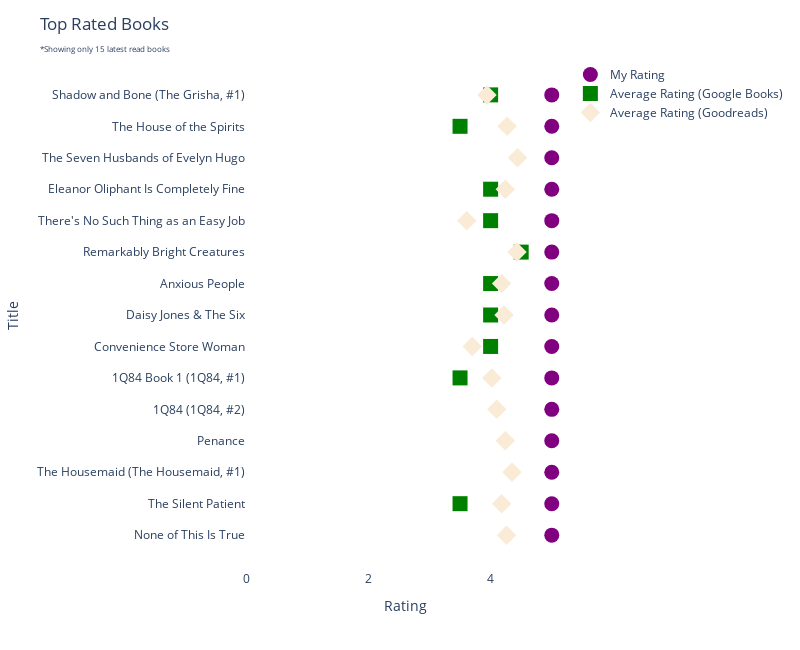
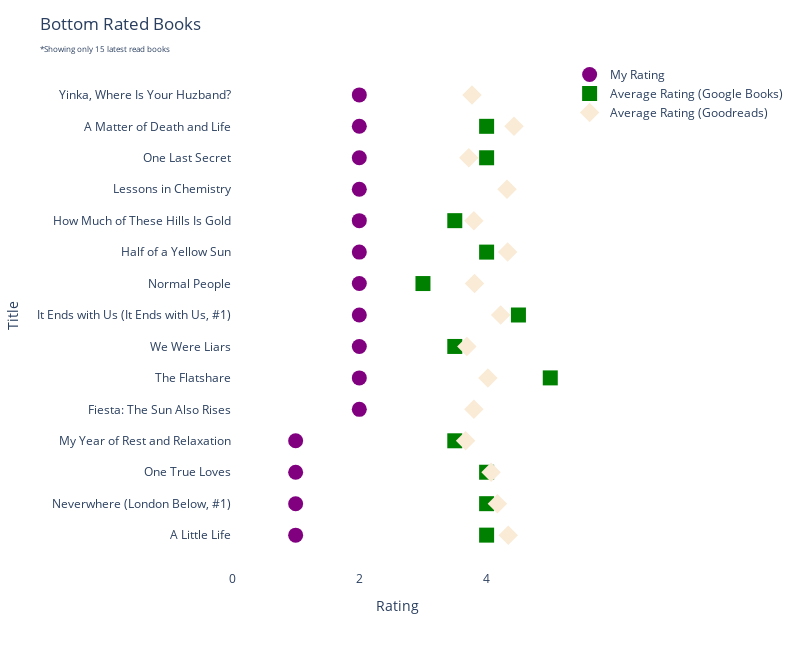

Source (notebook cell) for these figures, in order:
### Markdown cell above
## Rating visualised

### Code cell
from apps.viz import book_ratings
# Call the function for top-rated books
fig_top_rated = book_ratings(myreads, 'Top Rated Books', top_rated=True)

# Call the function for bottom-rated books
fig_bottom_rated = book_ratings(myreads, 'Bottom Rated Books', top_rated=False)

# Show both figures
fig_top_rated.show()
fig_bottom_rated.show()

### Figure 1 — Plotly figure (JSON) as saved in the notebook; plotly's stock layout.template omitted (floating-point values rounded to 4 significant figures)
{"data": [{"hovertemplate": "<extra></extra>", "legendgroup": "", "marker": {"color": "#636efa", "symbol": "circle"}, "mode": "markers", "name": "", "orientation": "v", "showlegend": false, "type": "scatter", "xaxis": "x", "yaxis": "y"}, {"marker": {"color": "purple", "size": 15, "symbol": "circle"}, "mode": "markers", "name": "My Rating", "type": "scatter", "x": [5, 5, 5, 5, 5, 5, 5, 5, 5, 5, 5, 5, 5, 5, 5], "y": ["None of This Is True", "The Silent Patient", "The Housemaid (The Housemaid, #1)", "Penance", "1Q84 (1Q84, #2)", "1Q84 Book 1 (1Q84, #1)", "Convenience Store Woman", "Daisy Jones & The Six", "Anxious People", "Remarkably Bright Creatures", "There's No Such Thing as an Easy Job", "Eleanor Oliphant Is Completely Fine", "The Seven Husbands of Evelyn Hugo", "The House of the Spirits", "Shadow and Bone (The Grisha, #1)"]}, {"marker": {"color": "green", "size": 15, "symbol": "square"}, "mode": "markers", "name": "Average Rating (Google Books)", "type": "scatter", "x": [null, 3.5, null, null, null, 3.5, 4, 4, 4, 4.5, 4, 4, null, 3.5, 4], "y": ["None of This Is True", "The Silent Patient", "The Housemaid (The Housemaid, #1)", "Penance", "1Q84 (1Q84, #2)", "1Q84 Book 1 (1Q84, #1)", "Convenience Store Woman", "Daisy Jones & The Six", "Anxious People", "Remarkably Bright Creatures", "There's No Such Thing as an Easy Job", "Eleanor Oliphant Is Completely Fine", "The Seven Husbands of Evelyn Hugo", "The House of the Spirits", "Shadow and Bone (The Grisha, #1)"]}, {"marker": {"color": "antiquewhite", "size": 15, "symbol": "diamond"}, "mode": "markers", "name": "Average Rating (Goodreads)", "type": "scatter", "x": [4.26, 4.18, 4.35, 4.24, 4.1, 4.02, 3.7, 4.22, 4.18, 4.43, 3.61, 4.24, 4.44, 4.27, 3.94], "y": ["None of This Is True", "The Silent Patient", "The Housemaid (The Housemaid, #1)", "Penance", "1Q84 (1Q84, #2)", "1Q84 Book 1 (1Q84, #1)", "Convenience Store Woman", "Daisy Jones & The Six", "Anxious People", "Remarkably Bright Creatures", "There's No Such Thing as an Easy Job", "Eleanor Oliphant Is Completely Fine", "The Seven Husbands of Evelyn Hugo", "The House of the Spirits", "Shadow and Bone (The Grisha, #1)"]}], "layout": {"height": 650, "legend": {"tracegroupgap": 0}, "margin": {"t": 60}, "paper_bgcolor": "rgba(255, 255, 255, 1)", "plot_bgcolor": "rgba(255, 255, 255, 1)", "title": {"text": "Top Rated Books<br><span style=\"font-size: 8px;\">*Showing only 15 latest read books</span>"}, "width": 800, "xaxis": {"anchor": "y", "domain": [0, 1], "range": [0, 5.2], "title": {"text": "Rating"}}, "yaxis": {"anchor": "x", "domain": [0, 1], "showticklabels": true, "side": "top", "title": {"text": "Title"}}}}

### Figure 2 — Plotly figure (JSON) as saved in the notebook; plotly's stock layout.template omitted (floating-point values rounded to 4 significant figures)
{"data": [{"hovertemplate": "<extra></extra>", "legendgroup": "", "marker": {"color": "#636efa", "symbol": "circle"}, "mode": "markers", "name": "", "orientation": "v", "showlegend": false, "type": "scatter", "xaxis": "x", "yaxis": "y"}, {"marker": {"color": "purple", "size": 15, "symbol": "circle"}, "mode": "markers", "name": "My Rating", "type": "scatter", "x": [1, 1, 1, 1, 2, 2, 2, 2, 2, 2, 2, 2, 2, 2, 2], "y": ["A Little Life", "Neverwhere (London Below, #1)", "One True Loves", "My Year of Rest and Relaxation", "Fiesta: The Sun Also Rises", "The Flatshare", "We Were Liars", "It Ends with Us (It Ends with Us, #1)", "Normal People", "Half of a Yellow Sun", "How Much of These Hills Is Gold", "Lessons in Chemistry", "One Last Secret", "A Matter of Death and Life", "Yinka, Where Is Your Huzband?"]}, {"marker": {"color": "green", "size": 15, "symbol": "square"}, "mode": "markers", "name": "Average Rating (Google Books)", "type": "scatter", "x": [4, 4, 4, 3.5, null, 5, 3.5, 4.5, 3, 4, 3.5, null, 4, 4, null], "y": ["A Little Life", "Neverwhere (London Below, #1)", "One True Loves", "My Year of Rest and Relaxation", "Fiesta: The Sun Also Rises", "The Flatshare", "We Were Liars", "It Ends with Us (It Ends with Us, #1)", "Normal People", "Half of a Yellow Sun", "How Much of These Hills Is Gold", "Lessons in Chemistry", "One Last Secret", "A Matter of Death and Life", "Yinka, Where Is Your Huzband?"]}, {"marker": {"color": "antiquewhite", "size": 15, "symbol": "diamond"}, "mode": "markers", "name": "Average Rating (Goodreads)", "type": "scatter", "x": [4.34, 4.17, 4.07, 3.67, 3.8, 4.02, 3.69, 4.22, 3.81, 4.33, 3.8, 4.32, 3.72, 4.43, 3.77], "y": ["A Little Life", "Neverwhere (London Below, #1)", "One True Loves", "My Year of Rest and Relaxation", "Fiesta: The Sun Also Rises", "The Flatshare", "We Were Liars", "It Ends with Us (It Ends with Us, #1)", "Normal People", "Half of a Yellow Sun", "How Much of These Hills Is Gold", "Lessons in Chemistry", "One Last Secret", "A Matter of Death and Life", "Yinka, Where Is Your Huzband?"]}], "layout": {"height": 650, "legend": {"tracegroupgap": 0}, "margin": {"t": 60}, "paper_bgcolor": "rgba(255, 255, 255, 1)", "plot_bgcolor": "rgba(255, 255, 255, 1)", "title": {"text": "Bottom Rated Books<br><span style=\"font-size: 8px;\">*Showing only 15 latest read books</span>"}, "width": 800, "xaxis": {"anchor": "y", "domain": [0, 1], "range": [0, 5.2], "title": {"text": "Rating"}}, "yaxis": {"anchor": "x", "domain": [0, 1], "showticklabels": true, "side": "top", "title": {"text": "Title"}}}}
